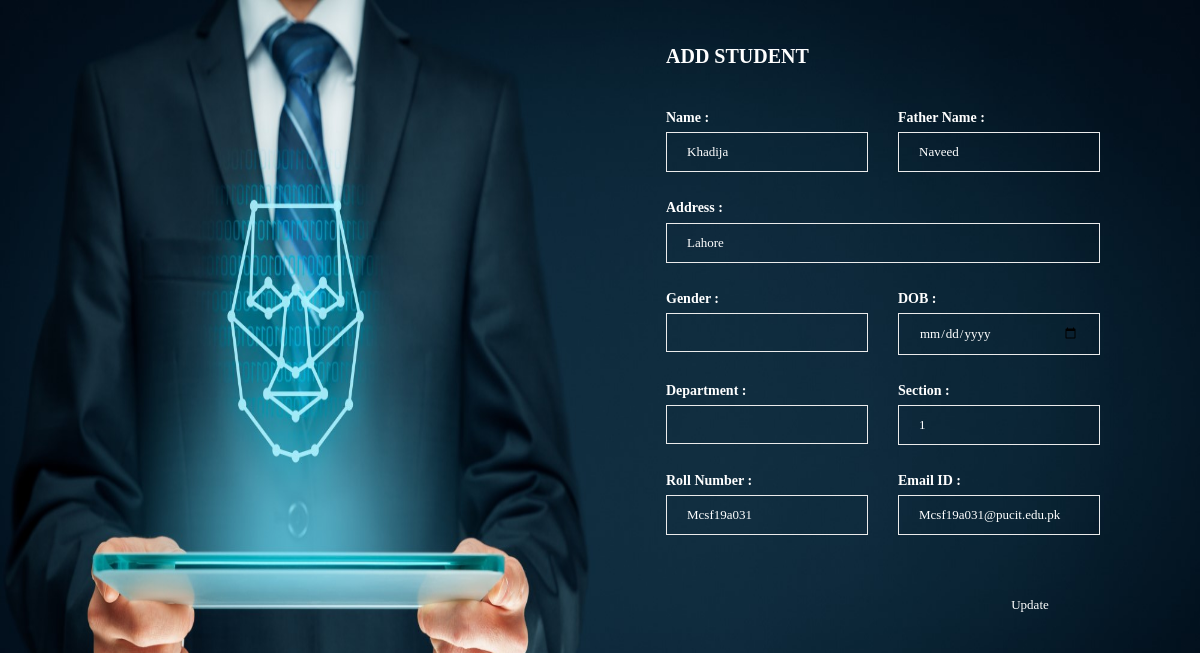
/update/Mcsf19a031, run on the app's committed database.
### FaceRecognition/models.py (models this page shows)
class student(models.Model):
    name = models.CharField(max_length=30)
    fathername = models.CharField(max_length=30)
    address = models.CharField(max_length=70)
    gender = models.CharField(max_length=20)
    department = models.CharField(max_length=50)
    section = models.CharField(max_length=10)
    birthdate = models.DateField()
    id = models.CharField(max_length=50, primary_key=True, unique=True)
    email = models.EmailField(unique=True)

### FaceRecognition/views.py (the view, shortened to what this page needs)
# urls.py: path('update/<str:id>', views.update, name='update'),
def update(request, id):
    print(id)
    data = models.student.objects.get(id=id)
    return render(request, 'update.html', {"record": data})

### templates/update.html (shortened to what this page needs)
<!DOCTYPE html>
<html lang="en">
{% load static %}
<head>
	<link rel="stylesheet" type="text/css" href="{%static 'css/main.css'%}">
    <link rel="stylesheet" href="{%static 'addstudent/fonts/material-icon/css/material-design-iconic-font.min.css' %}">
    <link rel="stylesheet" href="{%static 'addstudent/css/style.css' %}">
</head>
<body>
<div class="container-fluid" style="background-image: url('');">
    <div class="signup-form">
                    <form method="POST" action="update" class="register-form" id="register-form">
                        <h2 class="white-text" >Add Student</h2>
                        <div class="form-row">
                            <div class="form-group">
                                <label for="name" >Name :</label>
                                <input type="text" name="name" id="name" value="{{record.name}}" required/>
                            </div>
                            <div class="form-group">
                                <label for="fathername">Father Name :</label>
                                <input type="text" name="fathername" value="{{record.fathername}}" id="fathername" required/>
                            </div>
                        </div>
                        <div class="form-group">
                            <label for="address">Address :</label>
                            <input type="text" name="address" id="address" value="{{record.address}}" required/>
                        </div>
                        <div class="form-row">
                        <div class="form-group">
                                <label for="gender" >Gender :</label>
                                <div class="form-select">
                                    <select name="gender" id="gender">
                                        <option value=""></option>
                                        <option value="Male">Male</option>
                                    </select>
                                    <span class="select-icon"><i class="zmdi zmdi-chevron-down"></i></span>
                                </div>
                            </div>
                            <div class="form-group">
                                <label for="birthdate">DOB :</label>
                                <input type="date" name="birthdate" value="{{record.birthdate}}" id="birthdate">
                            </div>
                        </div>
                        <div class="form-row">
                            <div class="form-group">
                                <label for="department">Department :</label>
                                <div class="form-select">
                                    <select name="department" value="{{record.gender}}" id="department">
                                        <option value=""></option>
                                        <option value="Engineering">Pre Engineering</option>
                                    </select>
                                    <span class="select-icon"><i class="zmdi zmdi-chevron-down"></i></span>
                                </div>
                            </div>
                            <div class="form-group">
                            <label for="section">Section :</label>
                            <input type="number" name="section" value="{{record.section}}" id="section" required>
                        </div>
                        </div>
                        <div class="form-row">
                        <div class="form-group">
                            <label for="id">Roll Number :</label>
                            <input type="text" name="id" value="{{record.id}}" id="id" required>
                        </div>
                        <div class="form-group">
                            <label for="email">Email ID :</label>
                            <input type="email" name="email" value="{{record.email}}" id="email" />
                        </div>
                        </div>
                        <div class="form-submit">
                            <input type="submit" value="Update" class="submit" name="add" id="add" />
                        </div>
                    </form>
                </div>
</div>
</body>
</html>

### static/css/main.css (style rules this page uses)
* { margin: 0px; padding: 0px; box-sizing: border-box; }
body, html { height: 100%; font-family: Ubuntu-Regular, sans-serif; }
h1,h2,h3,h4,h5,h6 { margin: 0px; }
input { outline: none; border: none; }
label { margin: 0; display: block; }

### static/addstudent/css/style.css (style rules this page uses)
display-flex, .signup-content, .form-row, .form-radio, .select-icon, .select-icon i { display: flex; display: -webkit-flex; }
input, select, textarea { outline: none; appearance: unset !important; -moz-appearance: unset !important; -webkit-appearance: unset !important; -o-appearance: unset !important; -ms-appearance: unset !important; }
input[type=number] { -moz-appearance: textfield !important; appearance: none !important; -webkit-appearance: none !important; }
h2 { line-height: 1.66; margin: 0; padding: 0; font-weight: 700; color: #222; font-family: 'Montserrat'; font-size: 20px; text-transform: uppercase; margin-bottom: 32px; }
body { font-size: 13px; line-height: 1.8; color: #222; font-weight: 400; }
.white-text { color: #FFF; }
.signup-form { float: right; }
.register-form { padding: 40px 100px 10px 70px; }
.form-row { margin: 0 -15px; }
.form-row .form-group { width: 50%; padding: 0 15px; }
.form-group { margin-bottom: 23px; position: relative; }
input, select { display: block; width: 100%; border: 1px solid #ebebeb; padding: 11px 20px; box-sizing: border-box; font-family: 'Montserrat'; font-weight: 500; color: #FFF; background-color:transparent; font-size: 13px; }
label { font-size: 14px; font-weight: bold; color: #FFF; font-family: 'Montserrat'; margin-bottom: 2px; display: block; }
.form-select { position: relative; }
select { appearance: none !important; -moz-appearance: none !important; -webkit-appearance: none !important; -o-appearance: none !important; -ms-appearance: none !important; position: relative; background: 0 0; z-index: 10; color: #000000; cursor: pointer; }
.select-icon { z-index: 0; position: absolute; top: 0; right: 0; bottom: 0; justify-content: center; -moz-justify-content: center; -webkit-justify-content: center; -o-justify-content: center; -ms-justify-content: center; align-items: center; -moz-align-items: center; -webkit-align-items: center; -o-align-items: center; -ms-align-items: center; }
.select-icon i { justify-content: center; -moz-justify-content: center; -webkit-justify-content: center; -o-justify-content: center; -ms-justify-content: center; align-items: center; -moz-align-items: center; -webkit-align-items: center; -o-align-items: center; -ms-align-items: center; width: 40px; height: 20px; font-size: 18px; color: #999; }
.form-submit { text-align: right; padding-top: 27px; }
.submit { width: 140px; height: 40px; display: inline-block; font-family: 'Poppins'; font-weight: 400; font-size: 13px; padding: 10px; border: none; cursor: pointer; }

### data on the page
student: name "Khadija", fathername "Naveed", address "Lahore", section "1", id "Mcsf19a031", email "Mcsf19a031@pucit.edu.pk"
